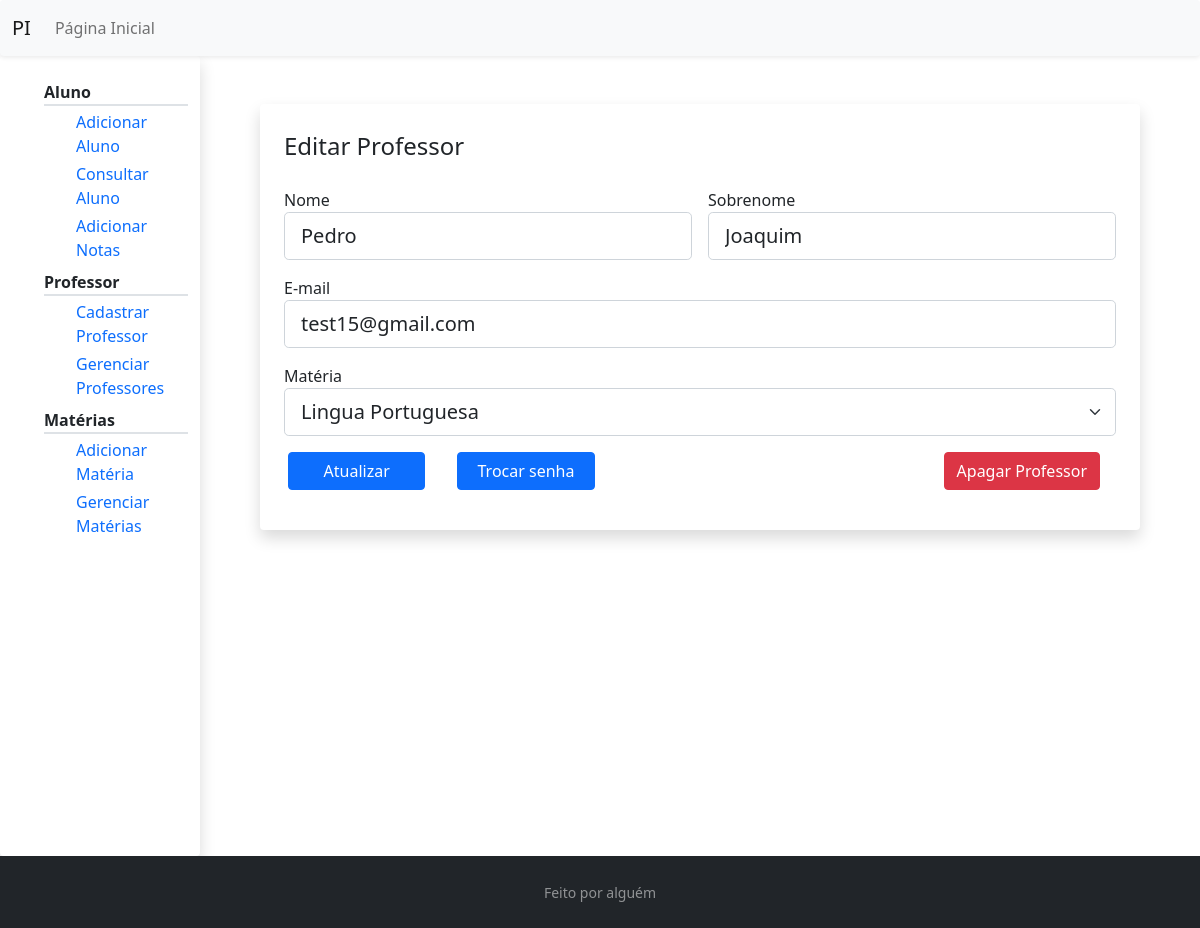
The page /gerenciar/editar/1/ on the database its author committed.
### pi/models.py (models this page shows, shortened)
class Professor(db.Model, UserMixin):
    id = db.Column(db.Integer, primary_key=True)
    nome = db.Column(db.String(20), nullable=False)
    sobrenome = db.Column(db.String(100), nullable=False)
    materia = db.Column(db.Integer, db.ForeignKey('materia.id'), nullable=False)
    email = db.Column(db.String(256), unique=True, nullable=False)
    senha = db.Column(db.String(30), nullable=False)

### pi/routes.py (the view)
@app.route("/gerenciar/editar/<id_professor>/", methods=["GET", "POST"])
def editar_professor(id_professor):
    professor = Professor.query.get_or_404(id_professor)
    form = AtualizarProfessorForm()
    form.id_prof = professor.id
    if form.validate_on_submit():
        professor.nome = form.nome.data
        professor.sobrenome = form.sobrenome.data
        professor.email = form.email.data
        professor.materia = form.materia.data
        db.session.commit()
        flash(f'O professor {form.nome.data} foi atualizado!', 'success')
        return redirect(url_for('gerenciar_professor'))
    elif request.method == 'GET':
        materia_nome = Materia.query.filter_by(id=professor.materia).first()
        try:
            materia_nome = materia_nome.nome
        except:
            flash('Professor sem matéria!', 'info')
        escolhas_especificas = choices.copy()
        if materia_nome:
            escolhas_especificas.remove((professor.materia, materia_nome))
            escolhas_especificas.insert(0, (professor.materia, materia_nome))
        form.nome.data = professor.nome
        form.sobrenome.data = professor.sobrenome
        form.email.data = professor.email
        form.materia.choices = escolhas_especificas
    return render_template('editar_professor.html',
                            titulo='Editar Professor',
                            user="editar",
                            id_professor = professor.id,
                            form=form)

### pi/forms.py (shortened to what this page needs)
class AtualizarProfessorForm(FlaskForm):
    nome = StringField('Nome',
                        validators=[DataRequired()],
                        render_kw={"placeholder": "Exemplo: João"}
                        )
    sobrenome = StringField('Sobrenome',
                            validators=[DataRequired()],
                            render_kw={"placeholder": "Exemplo: Sousa Santos"})
    materia = SelectField('Matéria',
                           choices=choices)
    email = StringField('E-mail',
                         validators=[DataRequired(), Email()],
                         render_kw={"placeholder": "Exemplo: joão@provedor.com"})
    atualizar = SubmitField('Atualizar')
    id_prof = ''

### pi/templates/editar_professor.html (shortened to what this page needs)
{% extends "professor_layout.html" %}
{% block prof %}
    <div class="shadow p-4 mb-5 bg-white rounded m-5">
        <form action="" method="POST">
            <fieldset class="row g-3">
                {% if user != 'materia' %}
                    <legend class=""> Editar Professor </legend>
                    <div class="col-md-6">
                        {{ form.nome.label(class="form-control-label") }}
                        {% if form.nome.errors %}
                            {{ form.nome(class="form-control form-control-lg is-invalid")}}
                            <div class="invalid-feedback">
                                {% for error in form.nome.errors %}
                                    <span> {{ error }} </span>
                                {% endfor %}
                            </div>
                        {% else %}
                            {{ form.nome(class="form-control form-control-lg") }}
                        {% endif %}
                    </div>
                    <div class="col-md-6">
                        {{ form.sobrenome.label(class="form-control-label") }}
                        {% if form.sobrenome.errors %}
                            {{ form.sobrenome(class="form-control form-control-lg is-invalid")}}
                            <div class="invalid-feedback">
                                {% for error in form.sobrenome.errors %}
                                    <span> {{ error }} </span>
                                {% endfor %}
                            </div>
                        {% else %}
                            {{ form.sobrenome(class="form-control form-control-lg") }}
                        {% endif %}
                    </div>
                    <div class="col-12">
                        {{ form.email.label(class="form-control-label") }}
                        {% if form.email.errors %}
                            {{ form.email(class="form-control form-control-lg is-invalid")}}
                            <div class="invalid-feedback">
                                {% for error in form.email.errors %}
                                    <span> {{ error }} </span>
                                {% endfor %}
                            </div>
                        {% else %}
                            {{ form.email(class="form-control form-control-lg") }}
                        {% endif %}
                    </div>
                    <div class="col-12">
                        {{ form.materia.label(class="form-control-label") }}
                        {% if form.materia.errors %}
                            {{ form.materia(class="form-select form-select-lg is-invalid")}}
                            <div class="invalid-feedback">
                                {% for error in form.materia.errors %}
                                    <span> {{ error }} </span>
                                {% endfor %}
                            </div>
                        {% else %}
                            {{ form.materia(class="form-select form-select-lg") }}
                        {% endif %}
                    </div>
                {% endif %}
            </fieldset>
            <div class="row p-3">
                {{ form.atualizar(class="btn btn-primary col-2 me-3") }}
                <a class="btn btn-primary col-2 ms-3" href=" {{url_for('trocar_senha', id_professor=id_professor)}} "> Trocar senha </a>
                <div class="col text-end">
                    {% set info_string = id_professor ~ ';professor;False' %}
                    <a class="btn btn-danger" href=" {{ url_for('apagar', info=info_string ) }} "> Apagar Professor </a>
                </div>
            </div>
        </form>
    </div>
{% endblock prof %}

### pi/static/main.css (style rules this page uses)
html, body { height: 100vh; }
a { text-decoration: none; }

### rows shown on the page
Professor: nome "Pedro", sobrenome "Joaquim", email "test15@gmail.com", materia "Lingua Portuguesa"
